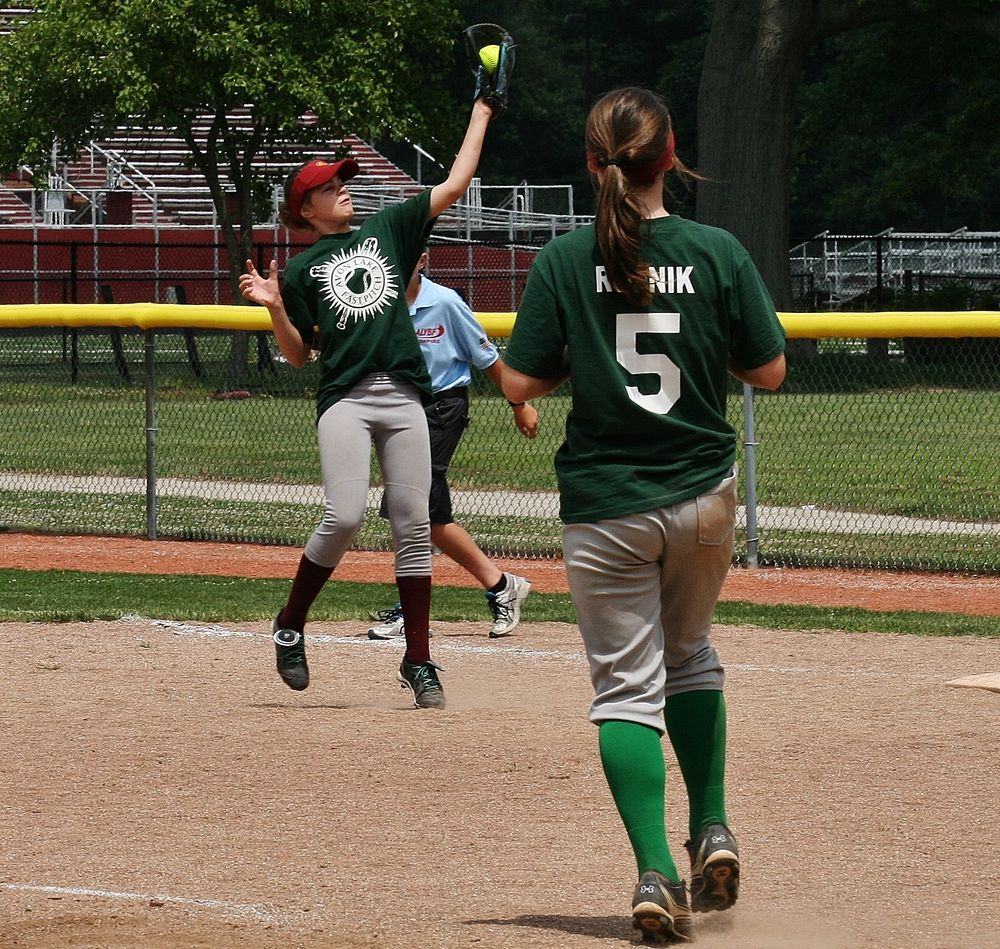
#> input picture 2.jpeg, 1000 x 949 px
$ python translation.py
#> lines starting #> are read from the running program, lines starting #| are printed output that depends on the picture
import numpy as np
import cv2 as cv
img = cv.imread('2.jpeg',0)
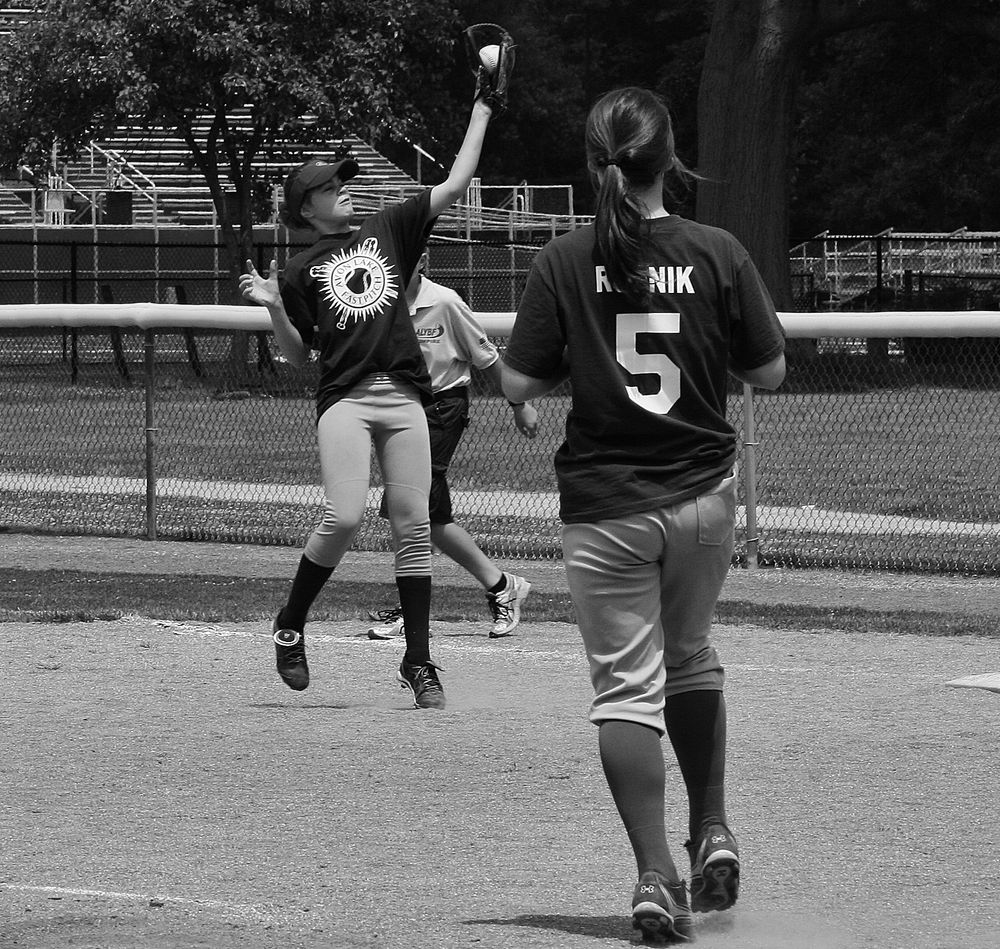
#> img: shape (949, 1000); min 0, max 255, mean 95.8

height, width = img.shape[:2]
#> height = 949; width = 1000
M = np.float32([[1,0,100],[0,1,50]])
dst = cv.warpAffine(img,M,(width,height))
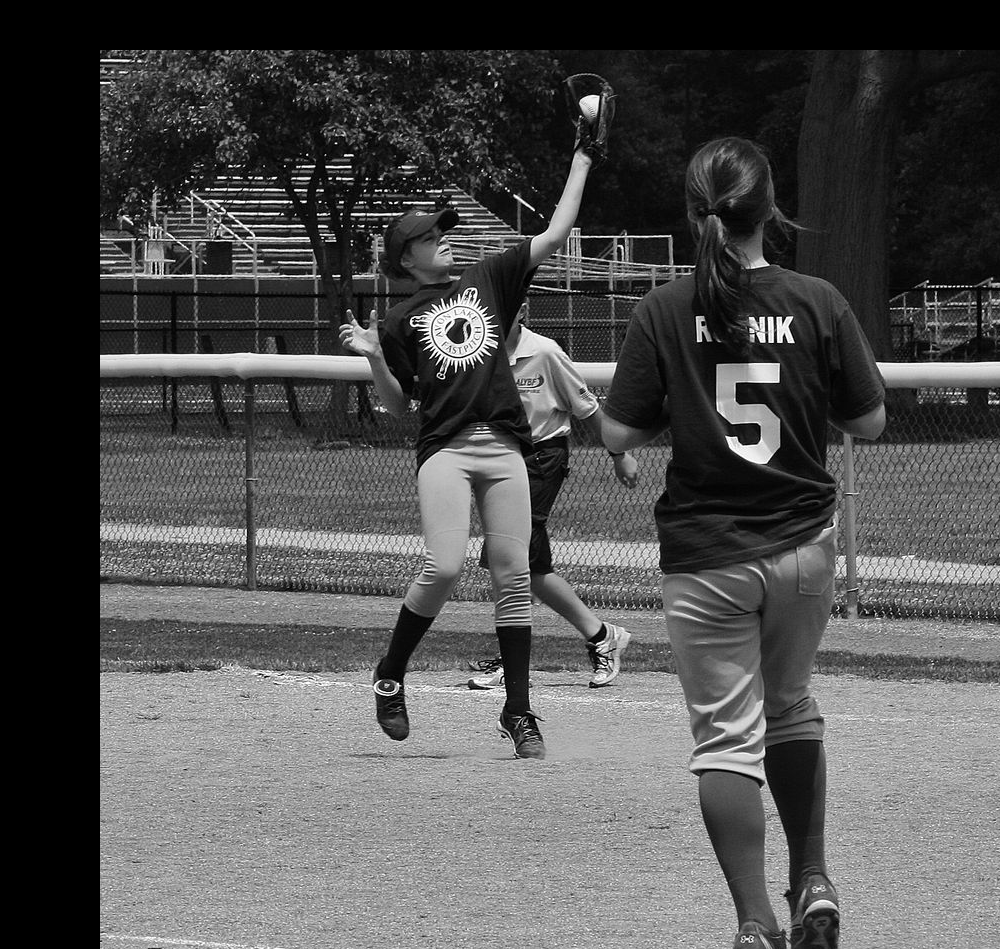
#> dst: shape (949, 1000); min 0, max 255, mean 79.5
cv.imshow('img',dst)
cv.imshow('img1',img)
cv.waitKey(0)
cv.destroyAllWindows()

$ run again, with 1.jpeg copied over 2.jpeg
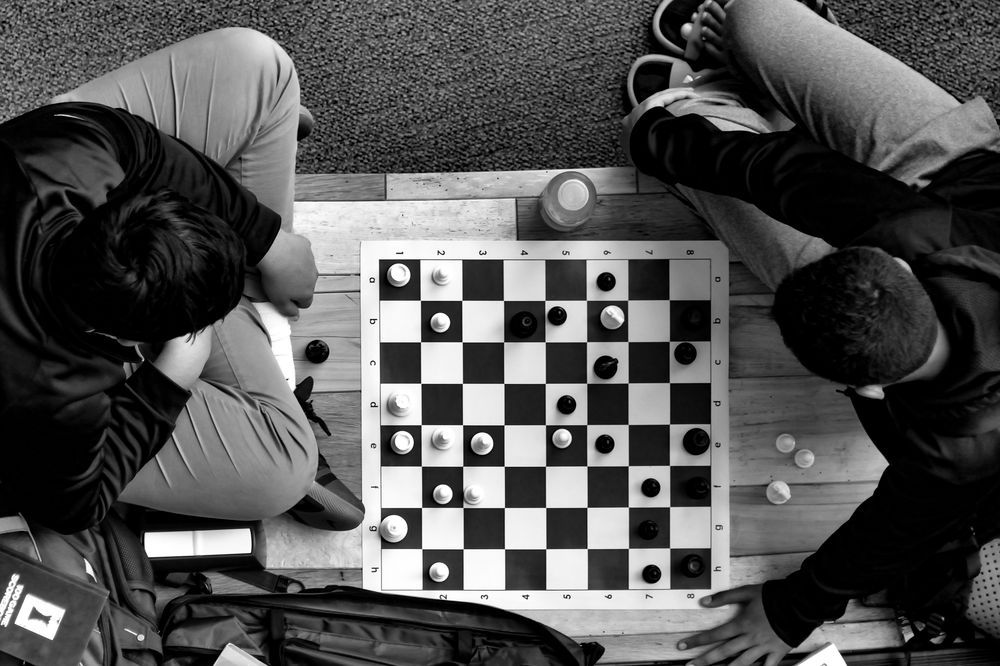
#> input picture 1.jpeg, 1000 x 666 px
#> img is the input picture: shape (666, 1000); min 0, max 255, mean 83
#> `dst = cv.warpAffine(img,M,(width,height))`:
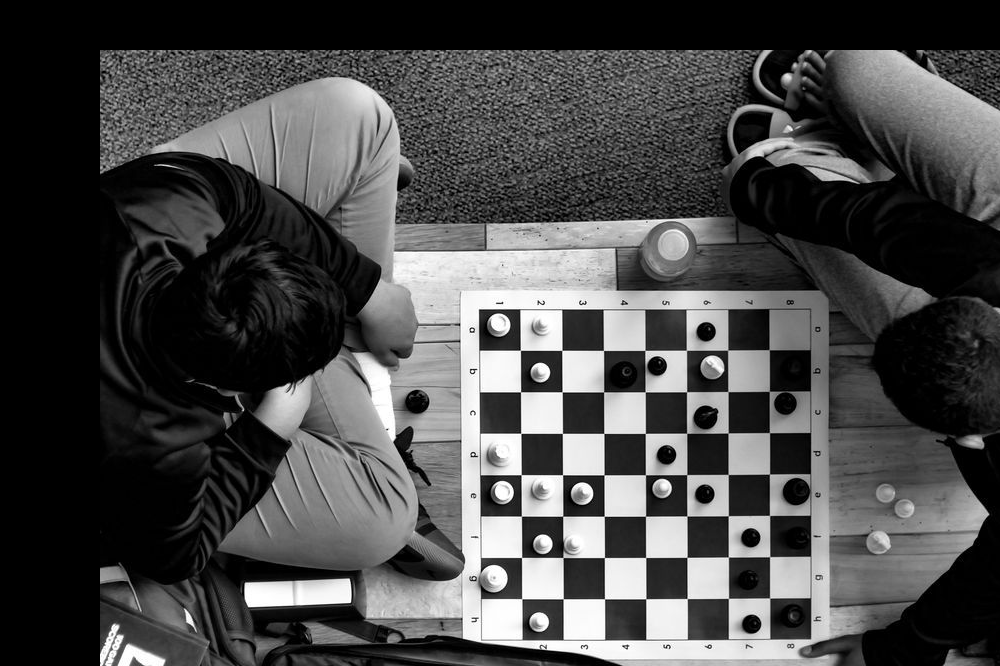
#> dst: shape (666, 1000); min 0, max 255, mean 73.6

$ run again, with translation.jpg copied over 2.jpeg
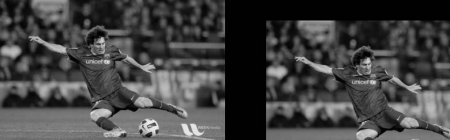
#> input picture translation.jpg, 450 x 140 px
#> img is the input picture: shape (140, 450); min 0, max 248, mean 67.5
#> `dst = cv.warpAffine(img,M,(width,height))`:
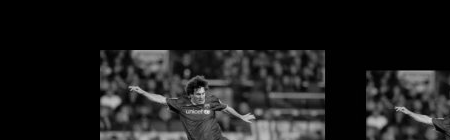
#> dst: shape (140, 450); min 0, max 228, mean 28.9
